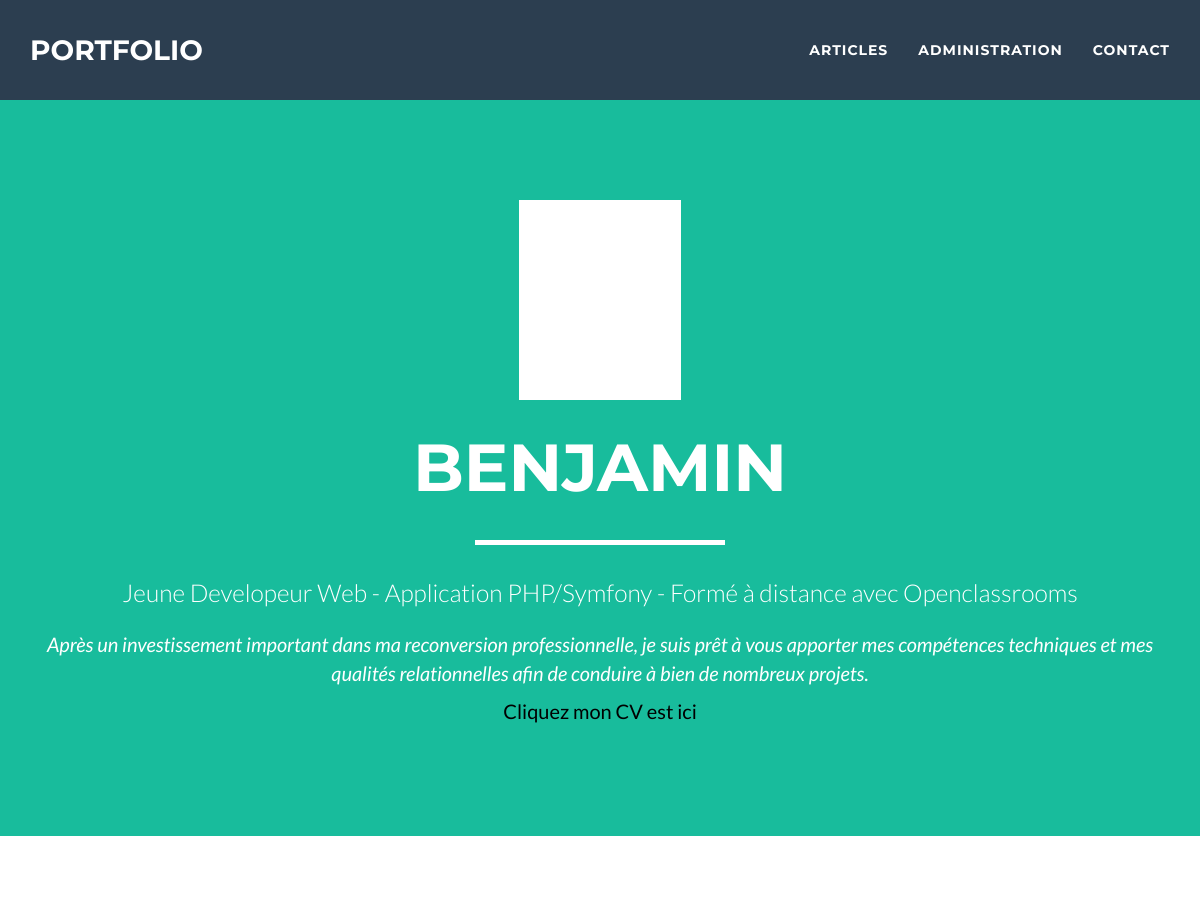
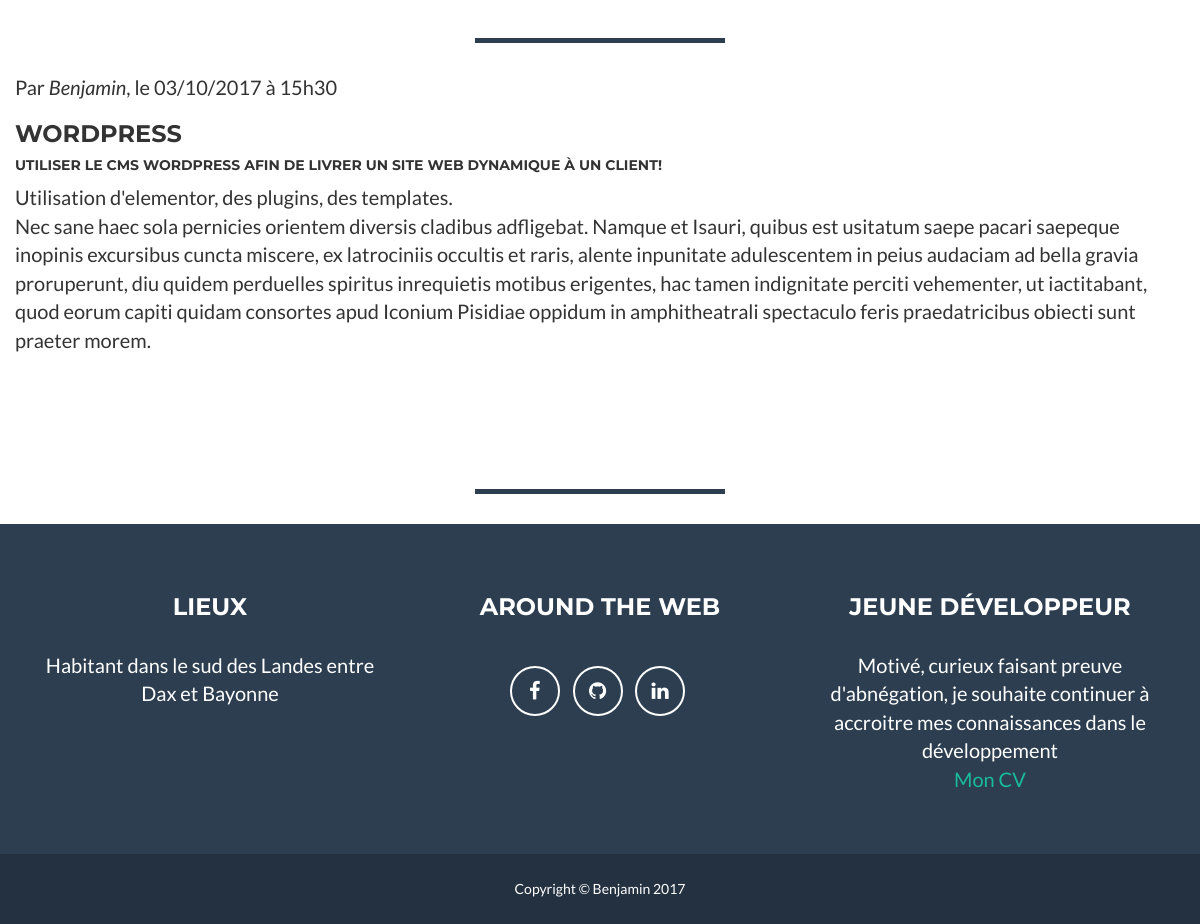
Screenshot of /index.php?action=article&id=3 with the database file from the repository (2 pictures, top to bottom).
### tables this page shows
CREATE TABLE `article` (
  `id` int(5) NOT NULL,
  `auteur` varchar(30) NOT NULL,
  `titre` varchar(100) NOT NULL,
  `chapo` varchar(300) NOT NULL,
  `contenu` text NOT NULL,
  `dateAjout` datetime NOT NULL,
  `dateModif` datetime NOT NULL
);

### Controler/ControlerArticles.php (called while the page is built, shortened)
<?
require_once'Modele/Article.php';
require_once'Modele/ArticleManager.php';
	class ControlerArticles{
	public function article($id)
	{
	$db = Modele::getMysqlConnexionWithPDO();
	$manager = new ArticleManager($db);
	$article = $manager->getUnique((int) $_GET['id']);
	require 'View/viewArticle.php';
	}
	}

### index.php (called while the page is built, shortened)
<?php
$RouterFront = new RouterFront();
$RouterFront->routerRequete();

### Modele/ArticleManager.php (called while the page is built, shortened)
<?php
class ArticleManager extends Modele
{
  protected $db;
  public function __construct(PDO $db)
  {
    $this->db = $db;
  }
  public function getUnique($id)
  {
    $requete = $this->db->prepare('SELECT id, auteur, titre, chapo, contenu, dateAjout, dateModif FROM article WHERE id = :id');
    $requete->bindValue(':id', (int) $id, PDO::PARAM_INT);
    $requete->execute();
    $requete->setFetchMode(PDO::FETCH_CLASS | PDO::FETCH_PROPS_LATE, 'Article');
    $article = $requete->fetch();
    $article->setDateAjout(new DateTime($article->dateAjout()));
    $article->setDateModif(new DateTime($article->dateModif()));
    return $article;
  }
}

### Modele/Article.php (called while the page is built, shortened)
<?php
class Article extends Modele
{
  protected $erreurs = [],
            $id,
            $auteur,
            $titre,
            $chapo,
            $contenu,
            $dateAjout,
            $dateModif;
  public function setDateAjout(DateTime $dateAjout)
  {
    $this->dateAjout = $dateAjout;
  }
  public function setDateModif(DateTime $dateModif)
  {
    $this->dateModif = $dateModif;
  }
  public function auteur()
  {
    return $this->auteur;
  }
  public function titre()
  {
    return $this->titre;
  }
  public function chapo()
  {
    return $this->chapo;
  }
  public function contenu()
  {
    return $this->contenu;
  }
  public function dateAjout()
  {
    return $this->dateAjout;
  }
  public function dateModif()
  {
    return $this->dateModif;
  }
}

### View/viewArticle.php (the view, shortened to what this page needs)
<div class="article">
<?php
  echo '<p>Par <em>', $article->auteur(), '</em>, le ', $article->dateAjout()->format('d/m/Y à H\hi'), '</p>', "\n",
       '<h3>', $article->titre(), '</h3>', "\n",
       '<h5>', $article->chapo(), '</h5>', "\n",
       '<p>', nl2br($article->contenu()), '</p>', "\n";
?>
</div>
<?php require 'template.php'; ?>

### rows the page displays
article: auteur "Benjamin", titre "WORDPRESS", chapo "UTILISER LE CMS WORDPRESS AFIN DE LIVRER UN SITE WEB DYNAMIQUE À UN CLIENT!", contenu "Utilisation d'elementor, des plugins, des templates. Nec sane haec sola pernicies orientem diversis cladibus adfligebat. Namque et Isauri, quibus est usitatum saepe pacari saepeque inopinis excursibus cuncta miscere, ex latrociniis occultis et raris, alente inpunitate adulescentem in peius audaciam ad bella gravia proruperunt, diu quidem perduelles spiritus inrequietis motibus erigentes, hac tamen indignitate perciti vehementer, ut iactitabant, quod eorum capiti quidam consortes apud Iconium Pisidiae oppidum in amphitheatrali spectaculo feris praedatricibus obiecti sunt praeter morem."

### other values shown
$article->dateAjout()->format('d/m/Y à H\hi') "03/10/2017 à 15h30"
